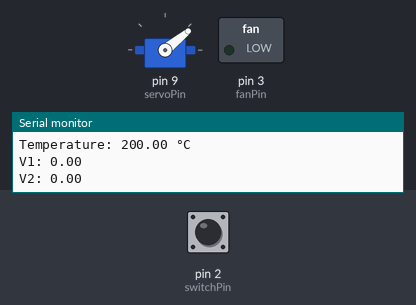
A sketch run on a simulated Arduino Uno, built with avr-gcc and run on an emulated ATmega328P. Shown: servo, switched loads named in the sketch (green lamp = pin HIGH), the last lines printed to the serial monitor. Inputs (shaded band) come from the test bench; at power-on: pin 2 (switchPin) HIGH.

Above: at 0.4 s.
At 1.0 s:
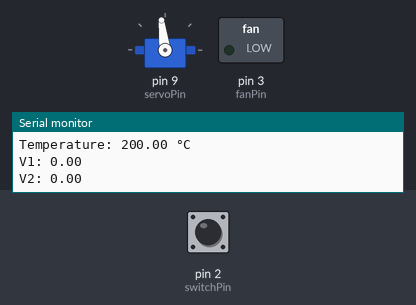
At 1.9 s:
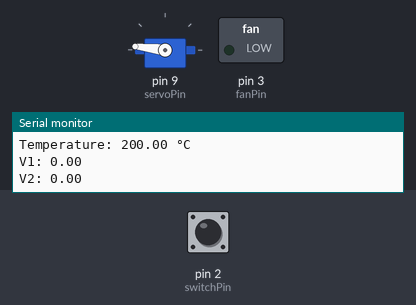
At 3.7 s:
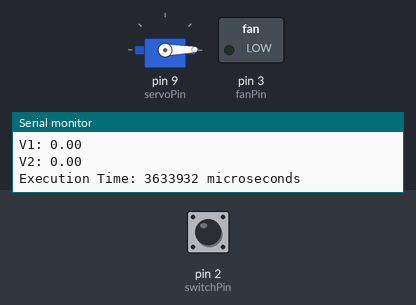
Timing chart, 0 to 5.2 s (numbered marks = the images above):
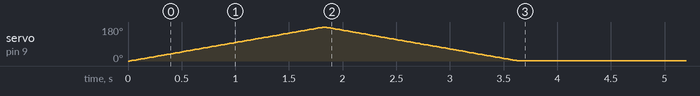

The sketch:

MyCodeFan.ino
```cpp
// Data type definitions
typedef signed char int8_T;
typedef unsigned char uint8_T;
typedef short int16_T;
typedef unsigned short uint16_T;
typedef int int32_T;
typedef unsigned int uint32_T;
typedef long long int64_T;
typedef unsigned long long uint64_T;
typedef float real32_T;
typedef double real64_T;
typedef double real_T;
typedef double time_T;
typedef unsigned char boolean_T;
typedef int int_T;
typedef unsigned int uint_T;
typedef unsigned long ulong_T;
typedef unsigned long long ulonglong_T;
typedef char char_T;
typedef unsigned char uchar_T;
typedef char_T byte_T;

// Named constants
const uint8_T fun_IN_LeftHigh = 1U;
const uint8_T fun_IN_LeftLow = 2U;
const uint8_T fun_IN_NO_ACTIVE_CHILD = 0U;
const uint8_T fun_IN_Off = 1U;
const uint8_T fun_IN_On = 2U;
const uint8_T fun_IN_RighHigh = 3U;
const uint8_T fun_IN_RightLow = 4U;

// Model data structures
struct DW_fun_T {
    real_T counter;
    uint8_T is_active_c3_fun;
    uint8_T is_c3_fun;
    uint8_T is_On;
};

struct ExtU_fun_T {
    real_T SS;
    real_T temp;
};

struct ExtY_fun_T {
    real_T V1;
    real_T V2;
};

struct tag_RTM_fun_T {
    const char_T * volatile errorStatus;
    DW_fun_T *dwork;
};

// Function prototypes
void fun_step(tag_RTM_fun_T *const fun_M, ExtU_fun_T *fun_U, ExtY_fun_T *fun_Y);
void fun_initialize(tag_RTM_fun_T *const fun_M);
void fun_terminate(tag_RTM_fun_T *const fun_M);

// Global model and state variables
tag_RTM_fun_T fun_M;
ExtU_fun_T fun_U;
ExtY_fun_T fun_Y;


// Step function for the model
void fun_step(tag_RTM_fun_T *const fun_M, ExtU_fun_T *fun_U, ExtY_fun_T *fun_Y) {
    DW_fun_T *fun_DW = fun_M->dwork;

    // Chart logic
    if (fun_DW->is_active_c3_fun == 0U) {
        fun_DW->is_active_c3_fun = 1U;
        fun_DW->is_c3_fun = fun_IN_Off;

        // Initialize outputs
        fun_Y->V1 = 0.0;
        fun_Y->V2 = 0.0;
        fun_DW->counter = 0.0;
    } else if (fun_DW->is_c3_fun == fun_IN_Off) {
        fun_Y->V2 = 0.0;
        if (fun_U->temp > 20.0) {
            fun_DW->is_c3_fun = fun_IN_On;
            fun_DW->is_On = fun_IN_RightLow;

            // Outport: '<Root>/V1'
            fun_Y->V1 = fun_U->temp - 20.0;

            // Outport: '<Root>/V2'
            fun_Y->V2 = 10.0;
        }
    } else if (fun_U->temp <= 20.0) {
        fun_DW->is_On = fun_IN_NO_ACTIVE_CHILD;
        fun_DW->is_c3_fun = fun_IN_Off;

        // Outport: '<Root>/V1'
        fun_Y->V1 = 0.0;

        // Outport: '<Root>/V2'
        fun_Y->V2 = 0.0;
        fun_DW->counter = 0.0;
    } else {
        switch (fun_DW->is_On) {
            case fun_IN_LeftHigh:
                if (fun_DW->counter >= 5.0) {
                    fun_DW->counter = 0.0;
                    fun_DW->is_On = fun_IN_RighHigh;

                    // Outport: '<Root>/V1'
                    fun_Y->V1 = fun_U->temp - 20.0;

                    // Outport: '<Root>/V2'
                    fun_Y->V2 = 20.0;
                } else if (fun_U->SS == 0.0) {
                    fun_DW->is_On = fun_IN_LeftLow;

                    // Outport: '<Root>/V1'
                    fun_Y->V1 = fun_U->temp - 20.0;

                    // Outport: '<Root>/V2'
                    fun_Y->V2 = -10.0;
                } else {
                    fun_DW->counter++;
                    fun_DW->is_On = fun_IN_LeftHigh;

                    // Outport: '<Root>/V1'
                    fun_Y->V1 = fun_U->temp - 20.0;

                    // Outport: '<Root>/V2'
                    fun_Y->V2 = -20.0;
                }
                break;

            case fun_IN_LeftLow:
                if (fun_U->SS == 1.0) {
                    fun_DW->is_On = fun_IN_LeftHigh;

                    // Outport: '<Root>/V1'
                    fun_Y->V1 = fun_U->temp - 20.0;

                    // Outport: '<Root>/V2'
                    fun_Y->V2 = -20.0;
                } else if (fun_DW->counter >= 10.0) {
                    fun_DW->counter = 0.0;
                    fun_DW->is_On = fun_IN_RightLow;

                    // Outport: '<Root>/V1'
                    fun_Y->V1 = fun_U->temp - 20.0;

                    // Outport: '<Root>/V2'
                    fun_Y->V2 = 10.0;
                } else {
                    fun_DW->counter++;
                    fun_DW->is_On = fun_IN_LeftLow;

                    // Outport: '<Root>/V1'
                    fun_Y->V1 = fun_U->temp - 20.0;

                    // Outport: '<Root>/V2'
                    fun_Y->V2 = -10.0;
                }
                break;

            case fun_IN_RighHigh:
                if (fun_U->SS == 0.0) {
                    fun_DW->is_On = fun_IN_RightLow;

                    // Outport: '<Root>/V1'
                    fun_Y->V1 = fun_U->temp - 20.0;

                    // Outport: '<Root>/V2'
                    fun_Y->V2 = 10.0;
                } else if (fun_DW->counter >= 5.0) {
                    fun_DW->counter = 0.0;
                    fun_DW->is_On = fun_IN_LeftHigh;

                    // Outport: '<Root>/V1'
                    fun_Y->V1 = fun_U->temp - 20.0;

                    // Outport: '<Root>/V2'
                    fun_Y->V2 = -20.0;
                } else {
                    fun_DW->counter++;
                    fun_DW->is_On = fun_IN_RighHigh;

                    // Outport: '<Root>/V1'
                    fun_Y->V1 = fun_U->temp - 20.0;

                    // Outport: '<Root>/V2'
                    fun_Y->V2 = 20.0;
                }
                break;

            default:
                if (fun_U->SS == 1.0) {
                    fun_DW->is_On = fun_IN_RighHigh;

                    // Outport: '<Root>/V1'
                    fun_Y->V1 = fun_U->temp - 20.0;

                    // Outport: '<Root>/V2'
                    fun_Y->V2 = 20.0;
                } else if (fun_DW->counter >= 10.0) {
                    fun_DW->counter = 0.0;
                    fun_DW->is_On = fun_IN_LeftLow;

                    // Outport: '<Root>/V1'
                    fun_Y->V1 = fun_U->temp - 20.0;

                    // Outport: '<Root>/V2'
                    fun_Y->V2 = -10.0;
                } else {
                    fun_DW->counter++;
                    fun_DW->is_On = fun_IN_RightLow;

                    // Outport: '<Root>/V1'
                    fun_Y->V1 = fun_U->temp - 20.0;

                    // Outport: '<Root>/V2'
                    fun_Y->V2 = 10.0;
                }
                break;
        }
    }
}

// Initialize the model state
void fun_initialize(tag_RTM_fun_T *const fun_M) {
    DW_fun_T *fun_DW = fun_M->dwork;
    fun_DW->is_active_c3_fun = 0U;
    fun_DW->is_c3_fun = fun_IN_NO_ACTIVE_CHILD;
}

// Terminate function
void fun_terminate(tag_RTM_fun_T *const fun_M) {
   // UNUSED_PARAMETER(fun_M);
}


#include <Servo.h>
int v = 0;
int pos = 0;
const int servoPin = 9;
Servo fanServo;
const int out_sen= A0 ;
const int switchPin = 2;
const int fanPin = 3;
int stepMy = 10;

void setup(){
  Serial.begin(9600);

  pinMode(out_sen, INPUT);
  pinMode(switchPin, INPUT_PULLUP);
  pinMode(fanPin, OUTPUT);
  pinMode(switchPin, INPUT_PULLUP);
  fanServo.attach(servoPin);
  fanServo.write(0);

  fun_initialize(&fun_M);
  unsigned long start = micros(); // زمان شروع
    // step(input, output); // اجرای تابع


  float x = analogRead(out_sen); //read sensor pin
  int switchState = digitalRead(switchPin);
  Serial.print("this analog TMP: ");
  Serial.println(x);
  float voltage = (x * 5.0)/ 1024.0;
  float tem=(voltage-0.5)*100.0; //convert voltage data to temperature

  Serial.print("Temperature: ");
  Serial.print(tem);
  Serial.println(" °C ");


    // Initialize input values
    fun_U.SS = switchState;
    fun_U.temp = tem;

  if (switchState == LOW) {
   		  stepMy = 30;
  }
  else{

    stepMy = 10;
  }

  //Serial.println("high");
   analogWrite(fanPin, fun_Y.V1);


   fun_step(&fun_M, &fun_U, &fun_Y);

    // Output the results to the serial monitor
    Serial.print("V1: ");
    Serial.println(fun_Y.V1);
    Serial.print("V2: ");
    Serial.println(fun_Y.V2);

  if( tem >= 20){
    for(int i= 0; i < 180; i++){
      fanServo.write(i);
      delay(stepMy);
    }

    for(int i= 180; i > 0; i--){
      fanServo.write(i);
      delay(stepMy);
    }


  }

  unsigned long end = micros();


  Serial.print("Execution Time: ");
  Serial.print(end - start);
  Serial.println(" microseconds");
  // delay(10)
 }

void loop(){


  // delay(100);

}
```
